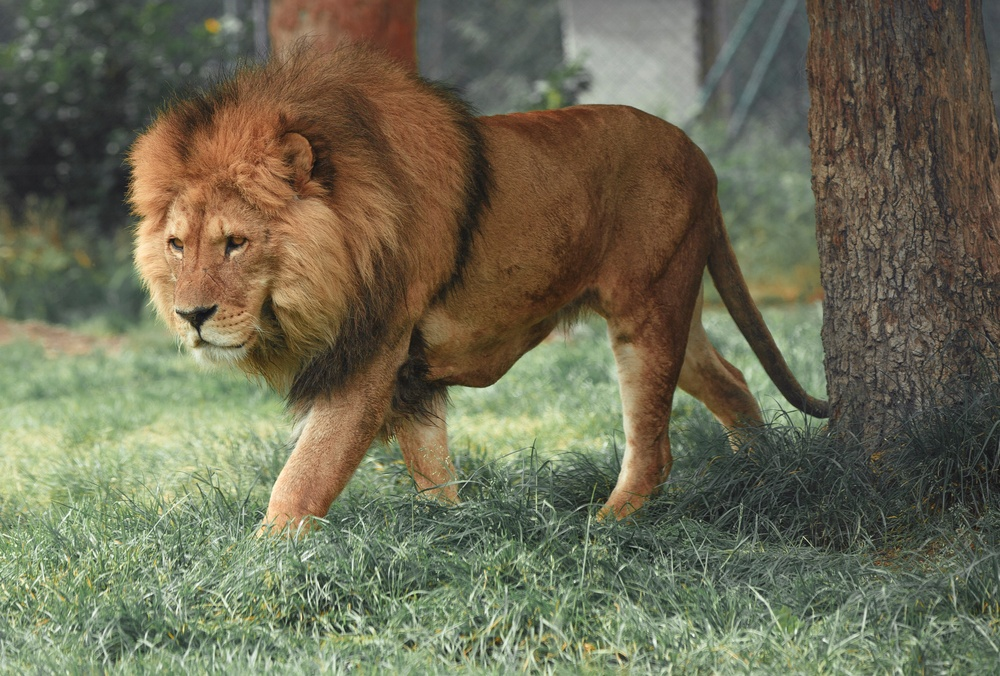
#> input picture Lab3/lion.jpg, 1000 x 676 px, shrunk from 5056 x 3417 before the run
$ jupyter execute --allow-errors 'lab 3_starter.ipynb'
#> lines starting #> are read from the running program, lines starting #| are printed output that depends on the picture
# Lab 3 - DTFT, FFT, and Their Applications
The goal of this lab is to visualize frequency domain analysis. We will next apply Discrete Fourier Transform (DFT) and Fast Fourier Transform (FFT) in three real-world applications, including feature extraction, image compression, and data denoising.

[cell 1]
import numpy as np
import matplotlib.pyplot as plt
from PIL import Image

## Task 1: Decompose Square Wave into Harmonic Components

#> (a cell that did not finish here is left out)

[cell 3]
# Parameters for the square wave
sampling_rate = 1000  # Samples per second
duration = 1.0        # Duration of the signal in seconds
fundamental_freq = 5  # Frequency of the square wave in Hz

#> (the rest of this cell did not finish here and is left out)

#> (a cell that did not finish here is left out)

[cell 5]
# [19 lines left out: function reconstruct_wave, not called in this run]

[cell 6]
# call the reconstruct_wave to reconstruct the square wave
harmonics_to_use = np.array(list(range(-5, 5))) * fundamental_freq
#> (the rest of this cell did not finish here and is left out)

## Task 2: Image Compression using FFT

[cell 7]
# Load and display image
img = Image.open("lion.jpg").convert('L')
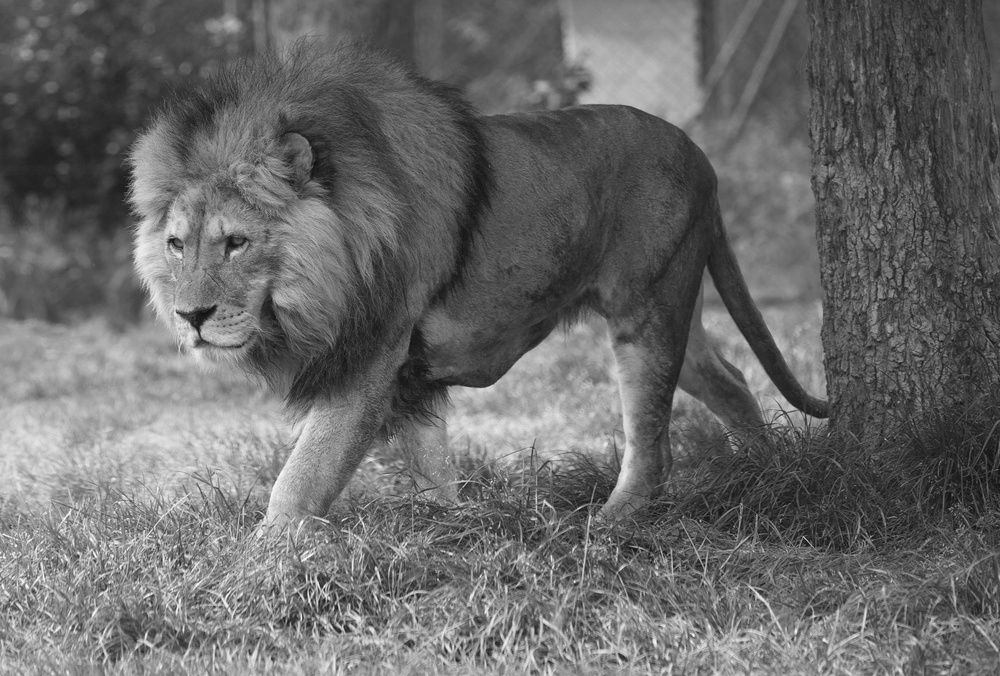
#> img: PIL image 1000x676 L; min 14, max 253, mean 105.2
img = np.array(img)
_ = plt.figure(figsize=(5, 5))
_ = plt.imshow(img, cmap ='gray', vmin=0, vmax=255)

img_fft = np.fft.fft2(img)  # Perform FFT on the image
img_fft_log = np.log(np.abs(np.fft.fftshift(img_fft)) + 1)  # Convert FFt to log scale
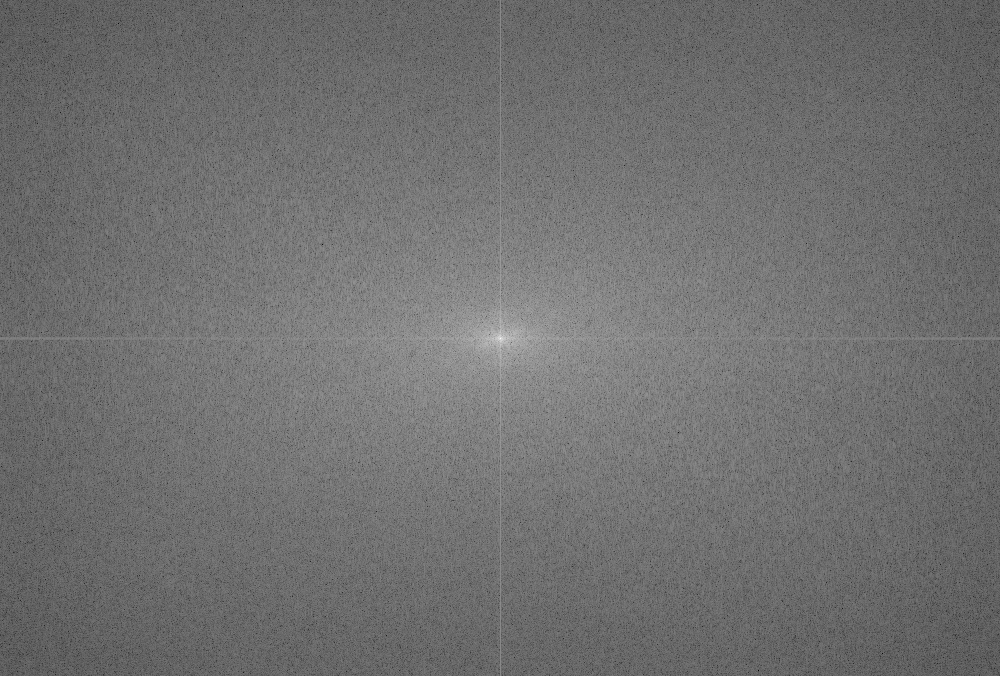
#> img_fft_log: shape (676, 1000) float64; min 1.4, max 18.08, mean 8.74; drawn with min black and max white
# Visualize FFT
plt.figure()
_ = plt.imshow(256 - img_fft_log, cmap='gray')
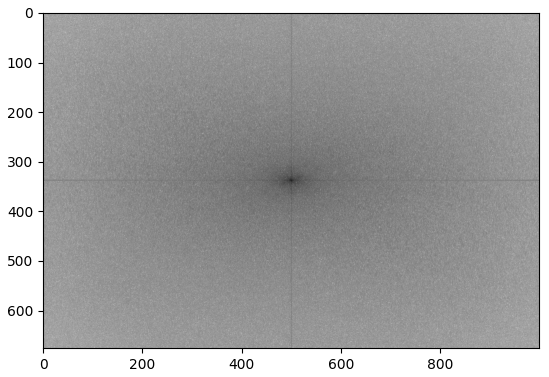
#> figure drawn by matplotlib, 1 panel
